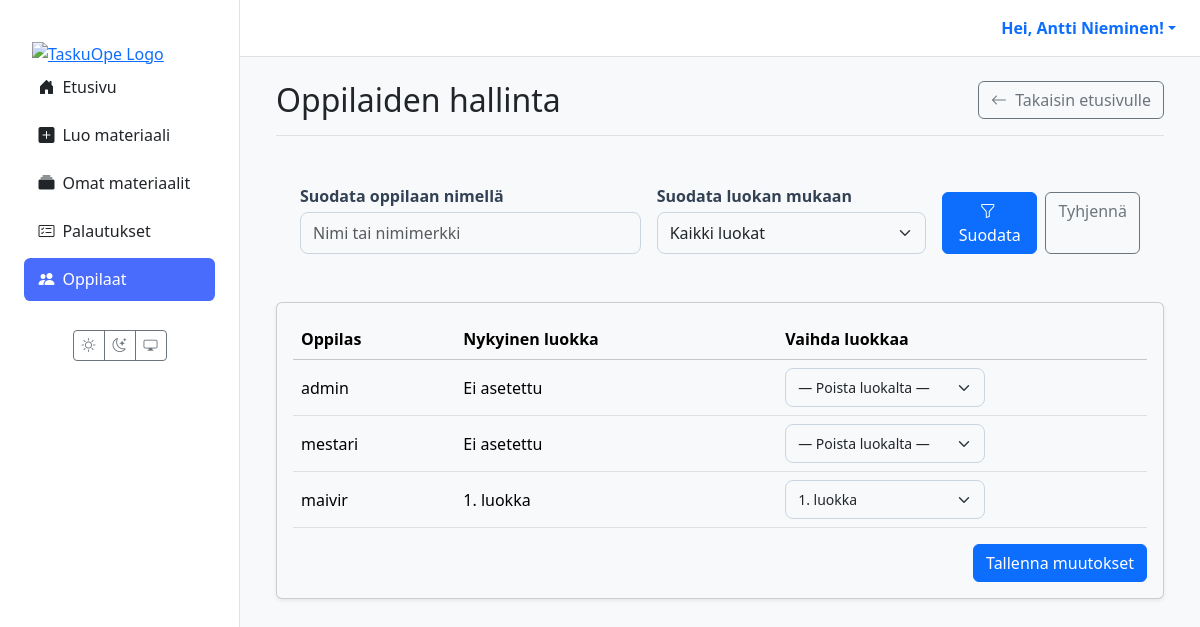
The page /students/ (signed in) on the database its author committed.
### users/models.py (models this page shows, shortened)
class CustomUser(AbstractUser):
    class Role(models.TextChoices):
        TEACHER = 'TEACHER', 'Teacher'
        STUDENT = 'STUDENT', 'Student'
    role = models.CharField(max_length=50, choices=Role.choices, default=Role.STUDENT)
    grade_class = models.PositiveSmallIntegerField(
        verbose_name="Luokka-aste",
        null=True,
        blank=True,
        choices=[(i, f"{i}. luokka") for i in range(1, 7)]
    )
    profile_image = models.ImageField(
        verbose_name="Profiilikuva",
        upload_to='profile_pics/',
        null=True,
        blank=True
    )

### materials/views/teacher.py (the view, shortened to what this page needs)
# urls.py: path('students/', views.teacher_student_list_view, name='teacher_student_list'),
@login_required
def teacher_student_list_view(request):
    if request.user.role != 'TEACHER':
        messages.error(request, "Vain opettajat voivat hallita opiskelijoita.")
        return redirect('dashboard')
    students = CustomUser.objects.filter(role='STUDENT').order_by('last_name', 'first_name')
    grade_choices = CustomUser._meta.get_field('grade_class').choices
    students = CustomUser.objects.filter(role='STUDENT').order_by('last_name', 'first_name')
    q = (request.GET.get('q') or '').strip()
    selected_grade = request.GET.get('grade', '').strip()
    if selected_grade:
        students = students.filter(grade_class=selected_grade)
    grade_choices = CustomUser._meta.get_field('grade_class').choices
    context = {
        'students': students,
        'grade_choices': grade_choices,
        'q': q,   # <-- välitetään templatelle
        'selected_grade': selected_grade,
    }
    return render(request, 'materials/teacher_student_list.html', context)

### templates/materials/teacher_student_list.html (shortened to what this page needs)
{% extends 'partials/base.html' %}
{% block content %}
<div class="container-fluid">
  <div class="d-flex justify-content-between align-items-center mb-4 border-bottom pb-3">
    <h1 class="h2 mb-0">Oppilaiden hallinta</h1>
    <a href="{% url 'dashboard' %}" class="btn btn-outline-secondary">
      <i class="bi bi-arrow-left me-1"></i> Takaisin etusivulle
    </a>
  </div>
<form method="get" class="filter-panel p-3 p-md-4 rounded-3 mb-4">
  <div class="row g-3 align-items-end">
    <div class="col-md-5">
      <label for="student-query" class="form-label fw-semibold mb-1">Suodata oppilaan nimellä</label>
      <input type="text"
             id="student-query"
             name="q"
             value="{{ q|default_if_none:'' }}"
             class="form-control"
             placeholder="Nimi tai nimimerkki">
    </div>
    <div class="col-md-4">
      <label for="grade-filter" class="form-label fw-semibold mb-1">Suodata luokan mukaan</label>
      <select id="grade-filter" name="grade" class="form-select">
        <option value="">Kaikki luokat</option>
      </select>
    </div>
    <div class="col-md-3 d-flex gap-2 justify-content-md-end">
      <button type="submit" class="btn btn-primary">
        <i class="bi bi-funnel me-1"></i> Suodata
      </button>
      <a href="{% url 'teacher_student_list' %}" class="btn btn-outline-secondary">Tyhjennä</a>
    </div>
  </div>
</form>
  <div class="card shadow-sm">
    <div class="card-body">
      <form method="post">
        <table class="table table-hover align-middle tasks">
          <thead class="table-light">
            <tr>
              <th>Oppilas</th>
              <th>Nykyinen luokka</th>
              <th>Vaihda luokkaa</th>
            </tr>
          </thead>
          <tbody>
            {% for student in students %}
              <tr>
                <td data-label="Oppilas">{{ student.get_full_name|default:student.username }}</td>
                <td data-label="Nykyinen luokka">{{ student.get_grade_class_display|default:"Ei asetettu" }}</td>
                <td data-label="Vaihda luokkaa">
                  <select name="student-{{ student.id }}" class="form-select form-select-sm" style="max-width: 200px;">
                    <option value="">— Poista luokalta —</option>
                    {% for grade, display in grade_choices %}
                      <option value="{{ grade }}" {% if student.grade_class == grade %}selected{% endif %}>
                        {{ display }}
                      </option>
                    {% endfor %}
                  </select>
                </td>
              </tr>
            {% empty %}
              <tr>
                <td colspan="3" class="text-center text-muted py-4">Järjestelmässä ei ole oppilaita.</td>
              </tr>
            {% endfor %}
          </tbody>
        </table>
        <div class="mt-3 text-end">
          <button type="submit" class="btn btn-primary">Tallenna muutokset</button>
        </div>
      </form>
    </div>
  </div>
</div>
{% endblock %}

### templates/partials/base.html (shortened to what this page needs)
{% load static %}
<!DOCTYPE html>
<html lang="fi" data-bs-theme="light">
<head>
  <link href="https://cdn.jsdelivr.net/npm/bootstrap@5.3.2/dist/css/bootstrap.min.css" rel="stylesheet">
  <link rel="stylesheet" href="https://cdn.jsdelivr.net/npm/bootstrap-icons@1.11.3/font/bootstrap-icons.min.css">
  <link rel="stylesheet" href="{% static 'css/style.css' %}">
</head>
<body>
  <div class="main-layout-container">
    <aside class="sidebar d-none d-lg-flex flex-column">
      <div class="flex-column w-100">
        <a href="{% url 'dashboard' %}" class="px-3 pt-3 d-block"><img src="{% static 'images/logo1.png' %}" alt="TaskuOpe Logo" class="img-fluid"></a>
        {% with nm=request.resolver_match.url_name %}
        <nav class="nav nav-pills flex-column mb-4 px-2">
          <a href="{% url 'dashboard' %}" class="nav-link {% if nm == 'dashboard' %}active{% endif %}"><i class="bi bi-house-door-fill me-2"></i>Etusivu</a>
          {% if request.user.is_authenticated and request.user.role == 'STUDENT' %}
            <a href="{% url 'student_assignments' %}" class="nav-link {% if nm == 'student_assignments' %}active{% endif %}"><i class="bi bi-list-check me-2"></i>Omat tehtävät</a>
            <a href="{% url 'student_games' %}" class="nav-link {% if nm == 'student_games' %}active{% endif %}"><i class="bi bi-controller me-2"></i>Pelit</a>
            <a href="{% url 'student_grades' %}" class="nav-link {% if nm == 'student_grades' %}active{% endif %}"><i class="bi bi-award me-2"></i>Palautukset & arvioinnit</a>
          {% elif request.user.is_authenticated and request.user.role == 'TEACHER' %}
            <a href="{% url 'create_material' %}" class="nav-link {% if nm == 'create_material' %}active{% endif %}"><i class="bi bi-plus-square-fill me-2"></i>Luo materiaali</a>
            <a href="{% url 'material_list' %}" class="nav-link {% if nm == 'material_list' %}active{% endif %}"><i class="bi bi-collection-fill me-2"></i>Omat materiaalit</a>
            <a href="{% url 'view_all_submissions' %}" class="nav-link {% if nm == 'view_all_submissions' %}active{% endif %}"><i class="bi bi-card-checklist me-2"></i>Palautukset</a>
            <a href="{% url 'teacher_student_list' %}" class="nav-link {% if nm == 'teacher_student_list' %}active{% endif %}"><i class="bi bi-people-fill me-2"></i>Oppilaat</a>
          {% endif %}
        </nav>
        {% endwith %}
        <div class="mt-auto text-center pb-3">
          <div class="btn-group"><button id="theme-light" class="btn btn-outline-secondary btn-sm"><i class="bi bi-sun"></i></button><button id="theme-dark" class="btn btn-outline-secondary btn-sm"><i class="bi bi-moon-stars"></i></button><button id="theme-system" class="btn btn-outline-secondary btn-sm"><i class="bi bi-display"></i></button></div>
        </div>
      </div>
    </aside>
    <div class="main-content-wrapper">
      <header class="main-header d-none d-lg-flex justify-content-end align-items-center px-4 py-3">
        <div class="dropdown">
          <a href="#" class="d-flex align-items-center text-decoration-none dropdown-toggle" data-bs-toggle="dropdown">
            <strong>Hei, {{ user.get_full_name|default:user.username }}!</strong>
          </a>
        </div>
      </header>
      <main class="page-content">
        {% block content %}{% endblock %}
      </main>
    </div>
  </div>
</body>
</html>

### staticfiles/css/style.css (style rules this page uses)
:root { --sidebar-width: 240px; }
[data-bs-theme="light"] { --bg-color: #f8f9fa; --card-bg-color: #ffffff; --text-color: #212529; --border-color: #dee2e6; --bs-body-bg: var(--bg-color); --bs-body-color: var(--text-color); --bs-border-color: var(--border-color); --bs-card-bg: var(--card-bg-color); }
html, body { height: 100%; overflow: hidden; }
.main-layout-container { display: flex; flex-direction: row; height: 100%; width: 100%; background-color: var(--bs-body-bg); }
.sidebar { width: var(--sidebar-width); flex-shrink: 0; height: 100vh; overflow-y: auto; background-color: var(--card-bg-color); border-right: 1px solid var(--border-color); padding: 1.5rem 1rem; }
.main-content-wrapper { flex-grow: 1; display: flex; flex-direction: column; height: 100vh; overflow: hidden; }
.main-header { flex-shrink: 0; background-color: var(--card-bg-color); border-bottom: 1px solid var(--border-color); padding: 0.75rem 1.5rem; }
.page-content { flex-grow: 1; overflow-y: auto; padding: 1.5rem; }
.sidebar .nav-link { color: var(--text-color); font-weight: 500; padding: 0.6rem 0.9rem; border-radius: 0.4rem; margin-bottom: 0.3rem; transition: background 0.2s; }
.sidebar .nav-link.active { background-color: #4a6cfd; color: #fff; }
.card-body, #markdown-preview { display: flow-root; }
.form-label { font-weight: 600; margin-bottom: 6px; color: #334155; }
.form-control, .form-select { border: 1px solid #cbd5e1; padding: 8px 12px; border-radius: 8px; transition: border-color 0.2s, box-shadow 0.2s; }
:root { --taskuope-font-sans: system-ui, -apple-system, "Segoe UI", Roboto, "Helvetica Neue", Arial, sans-serif; }

### rows shown on the page
CustomUser: get_full_name "Antti Nieminen"
CustomUser: get_full_name "admin", grade_class "Ei asetettu"
CustomUser: get_full_name "mestari", grade_class "Ei asetettu"
CustomUser: get_full_name "maivir", grade_class "1. luokka", grade_class+id "1. luokka"
